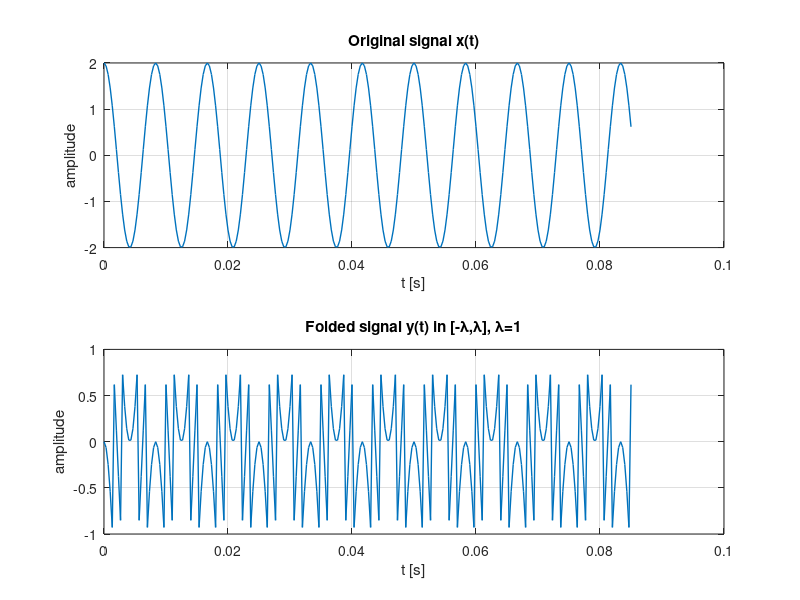

Reproduce this figure in MATLAB. (Note: this script raises an error after producing the figure.)
function demo_unlimited_rpca_hankel()
rng(0);
% Sampling
fs = 3000;
Ts = 1/fs;       % sampling time (seconds)
N  = 256;         % number of samples
t  = (0:N-1)*Ts;
A1 = 2.0;  f1 = 120;   phi1 = 0.30*pi;
A2 = 1.2;  f2 = 280;   phi2 = -0.55*pi;

%x = A1*cos(2*pi*f1*t + phi1) + A2*cos(2*pi*f2*t + phi2); %Dual Tone
x = A1 *cos(2*pi*f1*t); % Mono Tone
%m=0.7; fm=30; fc=150; x = (1+m*cos(2*pi*fm*t)).*cos(2*pi*fc*t); % AM Modulated Wave
%beta=0.5; fm=30; fc=200; x = 1.5*cos(2*pi*fc*t + beta*sin(2*pi*fm*t)); 
% FM Modulated Wave

% Folding (self-reset ADC) threshold 
lambda = 1;        

% Robust PCA parameters
opts = struct('tol',1e-7,'max_iter',1000,'verbose',1);

%Folding
y = fold_centered(x, lambda);    % y in [-lambda, lambda]

% Original Vs Fold
figure('Name','Original vs Folded','Color','w'); 
subplot(2,1,1); plot(t,x,'LineWidth',1); grid on;
title('Original signal x(t)'); xlabel('t [s]'); ylabel('amplitude');

subplot(2,1,2); plot(t,y,'LineWidth',1); grid on;
title(sprintf('Folded signal y(t) in [-\\lambda,\\lambda], \\lambda=%.3g',lambda));
xlabel('t [s]'); ylabel('amplitude');

%% -------  Hankel lifting of first-difference --------

dx = diff(x);                 % ground-truth difference (for evaluation)
dy = diff(y);                 % observed (folded) difference

% Candidate Hankel heights to show effect of matrix size
L_list = unique(round([0.25, 0.30, 0.40, 0.50, 0.60, 0.75, 0.80, 0.9] * numel(dy)));
L_list(L_list < 20) = [];                 % keep sensible sizes
L_list(L_list > numel(dy)-20) = [];

snr_list = zeros(size(L_list));
best = struct();

fprintf('\n--- RPCA on Hankel(dy): sweeping Hankel height L ---\n');
for ii = 1:numel(L_list)
    L = L_list(ii);
    H = hankel_from_vector(dy, L);       % L x M Hankel matrix

    % RPCA (PCP)
    lam_rpca = 1/sqrt(max(size(H)));     % standard default
    [H_L, H_S, out] = rpca_pcp(H, lam_rpca, opts);

    % De-Hankelization (diagonal averaging) to return to a 1D sequence
    dy_hat = dehankel_to_vector(H_L);

    % Integrate once to get signal (up to constant): set initial value via y(1)
    x_hat = [y(1), y(1) + cumsum(dy_hat)];  % length N

    % Quality (vs ground truth)
    snr_list(ii) = snr(x, x - x_hat);

    fprintf('  L=%4d | size(H)=%dx%d | rank(L)=? | relres=%.2e | SNR=%.2f dB\n',...
            L, size(H,1), size(H,2), out.relres, snr_list(ii));

    % keep best
    if ii==1 || snr_list(ii) > best.snr
        best = struct('L',L,'x_hat',x_hat,'dy_hat',dy_hat,'H_L',H_L,'H_S',H_S,...
                      'relres',out.relres,'snr',snr_list(ii),'H',H);
    end
end

%% ----------- Show best recovery ---------
figure('Name','Recovery (best Hankel size)','Color','w');
plot(t, x, 'LineWidth',1.25); hold on;
plot(t, best.x_hat, '--', 'LineWidth',1.25);
grid on; xlabel('t [s]'); ylabel('amplitude');
title(sprintf('Recovery using RPCA on Hankel(dy) | best L=%d | SNR=%.2f dB', ...
      best.L, best.snr));
legend('Original x','Recovered \hat{x}','Location','best');

% Also show sparse part as an event detector (folding spikes)
%figure('Name','Sparse part (event structure)','Color','w');
%imagesc(abs(best.H_S)>1e-6); axis image; colormap(gray);
%title('Support of sparse component |H\_S|>0 (fold event structure)');
%xlabel('columns'); ylabel('rows');

%% ---------- Show Hankel size effect ----------
figure('Name','Effect of Hankel height','Color','w');
plot(L_list, snr_list, 'o-','LineWidth',1.25); grid on;
xlabel('Hankel height L'); ylabel('SNR of recovered x (dB)');
title('Recovery quality vs Hankel size');
fprintf('\nBest L = %d, Recovery SNR = %.2f dB\n', best.L, best.snr);

end

% ====== Functions====

function y = fold_centered(x, lambda)
    y = mod(x + lambda, 2*lambda) - lambda;
end

function H = hankel_from_vector(v, L)
% Build L x M Hankel matrix from vector v of length N: anti-diagonals share v.
% H(i,j) = v(i+j-1), i=1..L, j=1..M, where M = N-L+1
    N = numel(v);
    M = N - L + 1;
    if M <= 0
        error('Hankel height L too large for vector length %d.', N);
    end
    H = hankel(v(1:L), v(L:N));
end

function v = dehankel_to_vector(H)
% Diagonal averaging (a.k.a. Hankelization) to map LxM Hankel back to vector
% Output length is L+M-1, matching original length used to build H.
    [L,M] = size(H);
    Lm = L + M - 1;
    v = zeros(1, Lm);
    counts = zeros(1, Lm);
    for i = 1:L
        for j = 1:M
            k = i + j - 1;
            v(k) = v(k) + H(i,j);
            counts(k) = counts(k) + 1;
        end
    end
    v = v ./ counts;
end

% ==================== RPCA (PCP via IALM) ====================
function [L,S,out] = rpca_pcp(M, lambda, opts)
% Inexact Augmented Lagrange Multiplier (IALM) for:
%   min ||L||_* + lambda||S||_1  s.t. L+S = M
    if ~isfloat(M), M = double(M); end
    [m,n] = size(M);
    if ~exist('lambda','var') || isempty(lambda)
        lambda = 1/sqrt(max(m,n));
    end
    if ~exist('opts','var') || isempty(opts), opts = struct(); end
    tol       = get_opt(opts,'tol',      1e-7);
    max_iter  = get_opt(opts,'max_iter', 1000);
    verbose   = get_opt(opts,'verbose',  1);
    mu        = get_opt(opts,'mu',       []);
    mu_factor = get_opt(opts,'mu_factor',1.5);
    mu_max    = get_opt(opts,'mu_max',   1e7);

    normM = norm(M,'fro'); 
    if normM==0
        L=zeros(m,n); S=zeros(m,n);
        out=struct('iter',0,'relres',0,'obj',0,'rankL',0,'nnzS',0); 
        return; 
    end
    if isempty(mu)
        try smax = svds(M,1); catch, smax = norm(M,2); end
        mu = 1.25 / max(smax, eps);
    end

    L = zeros(m,n); S = zeros(m,n);
    Y = M / max(norm(M,2), eps);
    relres = inf; k = 0; r = 0; obj = NaN;

    if verbose
        fprintf('RPCA-PCP: lambda=%.3g, tol=%.1e\n', lambda, tol);
        fprintf('%5s  %10s  %10s  %8s  %8s  %8s\n', ...
                'iter','relres','obj','rank(L)','nnz(S)','mu');
    end

    while (relres > tol) && (k < max_iter)
        k = k + 1;

        % --- SVT update for L ---
        W = M - S + (1/mu)*Y;
        [U,Sig,V] = svd(W,'econ');
        s = diag(Sig);
        s_shr = max(s - 1/mu, 0);
        r = nnz(s_shr>0);
        if r>0
            L = U(:,1:r) * diag(s_shr(1:r)) * V(:,1:r)';
        else
            L = zeros(m,n);
        end

        % --- Soft-thresh for S ---
        T = M - L + (1/mu)*Y;
        S = sign(T).*max(abs(T) - lambda/mu, 0);

        % --- Dual & diagnostics ---
        Z = M - L - S;
        Y = Y + mu * Z;
        relres = norm(Z,'fro')/normM;
        obj = sum(s_shr) + lambda*sum(abs(S(:)));
        if verbose && (mod(k,10)==0 || k==1)
            fprintf('%5d  %10.3e  %10.4e  %8d  %8d  %8.2e\n', ...
                    k, relres, obj, r, nnz(S), mu);
        end
        mu = min(mu * mu_factor, mu_max);
    end
    if verbose
        fprintf('Done in %d iters, relres=%.3e, rank(L)=%d, nnz(S)=%d\n', ...
                 k, relres, r, nnz(S));
    end
    out = struct('iter',k,'relres',relres,'obj',obj,'rankL',r,'nnzS',nnz(S));
end

function v = get_opt(opts, field, defaultv)
    if isfield(opts,field) && ~isempty(opts.(field)), v = opts.(field); else, v = defaultv; end
end

%% ------Error vs sampling time sweep (240 Hz - 10 kHz) ---
fs_min = 240;                 % Hz
fs_max = 1e4;                 % Hz
npts   = 100;                  % number of sweep points (log-spaced)
fs_vec = round(logspace(log10(fs_min), log10(fs_max), npts));
err_rel = zeros(size(fs_vec));
snr_db  = zeros(size(fs_vec));
wrap_pct = zeros(size(fs_vec));

for kk = 1:numel(fs_vec)
    fs_k = fs_vec(kk);
    Ts_k = 1/fs_k;

    % --- build signal for this Ts_k ---
    t_k = (0:N-1) * Ts_k;

    % Use the SAME model you used above:
    x_k = A1 * cos(2*pi*f1*t_k + phi1);
    % If you want two-tone instead, comment the above line and uncomment:
    % x_k = A1*cos(2*pi*f1*t_k + phi1) + A2*cos(2*pi*f2*t_k + phi2);

    % --- fold, difference, Hankel, RPCA ---
    y_k  = fold_centered(x_k, lambda);
    dy_k = diff(y_k);

    L_k  = floor(0.5 * numel(dy_k));              % balanced Hankel
    H_k  = hankel_from_vector(dy_k, L_k);

    [HL_k, HS_k] = rpca_pcp(H_k, 1/sqrt(max(size(H_k))), opts);

    dy_hat_k = dehankel_to_vector(HL_k);

    % --- integrate and align global 2λ offset (robust median rounding) ---
    x_hat_k = [y_k(1), y_k(1) + cumsum(dy_hat_k)];
    kstar   = median( round( (x_hat_k - y_k) / (2*lambda) ) );
    x_hat_k = x_hat_k - 2*lambda * kstar;

    % --- metrics ---
    err_rel(kk) = norm(x_k - x_hat_k) / max(norm(x_k), eps);
    snr_db(kk)  = 20*log10( max(norm(x_k),eps) / max(norm(x_k - x_hat_k),eps) );

    % wrap density (for intuition)
    k_true_k = round((x_k - y_k) / (2*lambda));
    wraps_k  = find(diff(k_true_k) ~= 0);
    wrap_pct(kk) = numel(wraps_k) / N * 100;
end

% ---- plots: error vs fs and error vs Ts (both log scale) ----
figure('Name','Error vs Sampling','Color','w');

subplot(1,2,1);
semilogx(fs_vec, err_rel, 'o-','LineWidth',1.25); grid on; hold on;
yyaxis right;
semilogx(fs_vec, wrap_pct, 's--','LineWidth',1.0);
ylabel('Wrap density (%)');
yyaxis left;
xlabel('Sampling frequency f_s (Hz)');
ylabel('Relative error  ||x-\hat{x}|| / ||x||');
title('Recovery error vs sampling frequency');
legend('Relative error','Wrap density','Location','best');

subplot(1,2,2);
semilogx(1./fs_vec, err_rel, 'o-','LineWidth',1.25); grid on;
set(gca,'XDir','reverse');  % small Ts (high fs) on the left
xlabel('Sampling time T_s (s)');
ylabel('Relative error  ||x-\hat{x}|| / ||x||');
title('Recovery error vs sampling time');

